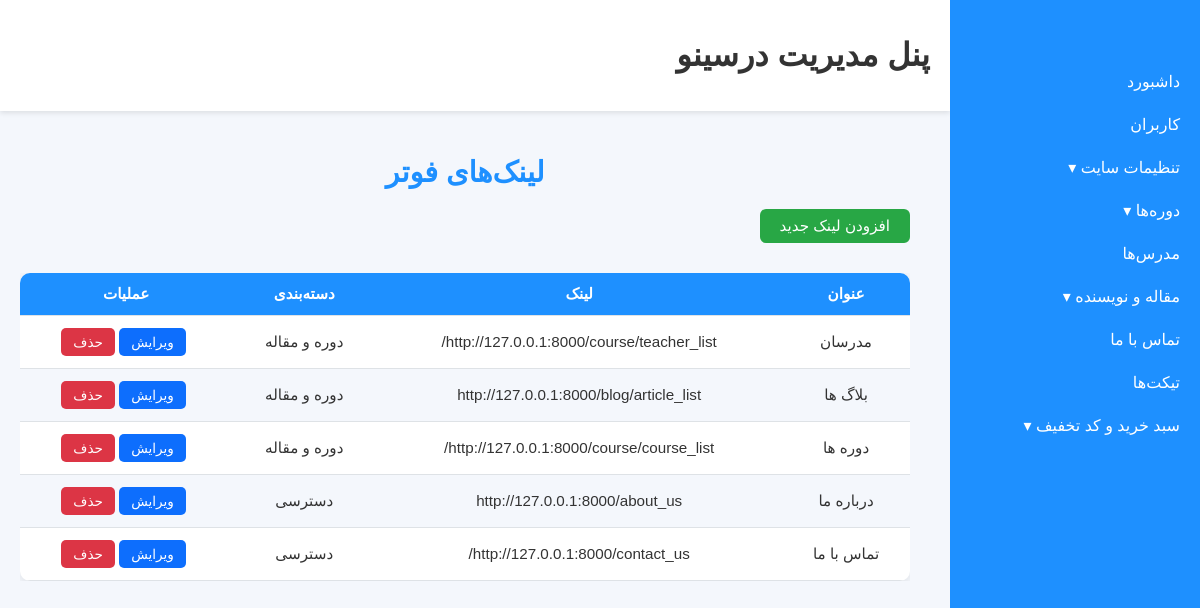
Screenshot of /admin_panel/footer-links/ (signed in) with the database file from the repository.
### site_module/models.py (models this page shows, shortened)
class FooterLink(models.Model):
    Ftitle = models.CharField(max_length=200, verbose_name='عنوان')
    url = models.URLField(max_length=500, verbose_name='لینک')
    footer_link_box = models.ForeignKey(FooterLinkBox, on_delete=models.CASCADE, verbose_name='دسته بندی', related_name='links')
    class Meta:
        verbose_name = 'لینک فوتر'
        verbose_name_plural = 'لینک های فوتر'

class FooterLinkBox(models.Model):
    title = models.CharField(max_length=200, verbose_name="عنوان")
    class Meta:
        verbose_name = 'دسته بندی لینک های فوتر'
        verbose_name_plural = 'دسته بندی لینک های فوتر'

### admin_panel/views.py (the view)
class FooterLinkListView(StaffRequiredMixin, ListView):
    model = FooterLink
    template_name = 'admin_panel/site/footer_link_list.html'
    context_object_name = 'links'

### admin_panel/views.py (called while the page is built)
    def test_func(self):
        return self.request.user.is_staff

### context_processors/context_processors.py (called while the page is built)
def site_footer(request):
    site_setting = SiteSetting.objects.filter(is_main_setting=True).first()
    footer_link_boxes = FooterLinkBox.objects.prefetch_related('links').all()
    return{'footer_link_boxes':footer_link_boxes, 'setting':site_setting }

### admin_panel/templates/admin_panel/site/footer_link_list.html
{% extends "admin_panel/admin_panel_base.html" %}
{% block content %}
<h2 class="page-title">لینک‌های فوتر</h2>
<a href="{% url 'admin_panel:footer_link_create' %}" class="btn-add">افزودن لینک جدید</a>
<div class="table-container">
    <table class="custom-table">
        <thead>
            <tr>
                <th>عنوان</th>
                <th>لینک</th>
                <th>دسته‌بندی</th>
                <th>عملیات</th>
            </tr>
        </thead>
        <tbody>
            {% for link in links %}
            <tr>
                <td>{{ link.Ftitle }}</td>
                <td>{{ link.url }}</td>
                <td>{{ link.footer_link_box.title }}</td>
                <td>
                    <a href="{% url 'admin_panel:footer_link_update' link.id %}" class="btn-edit">ویرایش</a>
                    <a href="{% url 'admin_panel:footer_link_delete' link.id %}" class="btn-delete">حذف</a>
                </td>
            </tr>
            {% endfor %}
        </tbody>
    </table>
</div>
{% endblock %}

### static/css/admin_panel.css (style rules this page uses)
body { font-family: 'Vazir', sans-serif; margin: 0; padding: 0; background-color: #f4f7fc; color: #333; }
.page-title { font-size: 1.6rem; margin-bottom: 20px; }
.table-container { overflow-x: auto; }
.custom-table { width: 100%; border-collapse: collapse; background-color: #fff; box-shadow: 0 2px 8px rgba(0,0,0,0.1); border-radius: 10px; overflow: hidden; }
.custom-table th, .custom-table td { padding: 12px 15px; text-align: center; border-bottom: 1px solid #ddd; }
.custom-table th { background-color: #1E90FF; color: #fff; font-weight: bold; }
.custom-table tr:nth-child(even) { background-color: #f4f7fc; }
.btn-edit { display: inline-block; padding: 6px 12px; background-color: #1E90FF; color: #fff; border-radius: 5px; text-decoration: none; font-size: 0.9rem; }
.page-title { font-size: 1.6rem; font-weight: bold; margin-bottom: 20px; text-align: center; color: #1E90FF; }
.btn-add { display: inline-block; padding: 8px 20px; background-color: #28a745; color: #fff; border-radius: 6px; text-decoration: none; font-size: 0.95rem; margin-bottom: 15px; }
.btn-edit { display: inline-block; padding: 6px 12px; background-color: #1E90FF; color: #fff; border-radius: 5px; text-decoration: none; font-size: 0.85rem; margin-right: 5px; }
.btn-delete { display: inline-block; padding: 6px 12px; background-color: #dc3545; color: #fff; border-radius: 5px; text-decoration: none; font-size: 0.85rem; }
.page-title { font-size: 1.6rem; font-weight: bold; color: #1E90FF; }
.btn-add { padding: 8px 20px; background-color: #28a745; color: #fff; border-radius: 6px; text-decoration: none; font-size: 0.95rem; }
.btn-edit { display: inline-block; padding: 6px 12px; background-color: #1E90FF; color: #fff; border-radius: 5px; text-decoration: none; margin-right: 5px; font-size: 0.85rem; }
.custom-table { width: 100%; border-collapse: collapse; background-color: #fff; box-shadow: 0 2px 12px rgba(0,0,0,0.1); border-radius: 10px; overflow: hidden; }
.page-title { font-size: 1.5rem; font-weight: bold; margin-bottom: 20px; text-align: center; color: #1E90FF; }
.page-title { font-size: 1.5rem; font-weight: bold; color: #1E90FF; text-align: center; }
.custom-table { width: 100%; border-collapse: collapse; background-color: #fff; border-radius: 10px; overflow: hidden; box-shadow: 0 2px 12px rgba(0,0,0,0.1); }
.page-title { text-align: center; font-size: 1.5rem; color: #1E90FF; margin-bottom: 20px; }
.custom-table { width: 100%; border-collapse: collapse; }
.custom-table th, .custom-table td { padding: 12px 15px; text-align: center; border-bottom: 1px solid #eee; }
.page-title { color: #1E90FF; text-align: center; margin-bottom: 20px; }
.page-title { margin-bottom: 25px; }
.custom-table { width: 100%; border-collapse: collapse; font-size: 0.95rem; }
.custom-table th, .custom-table td { padding: 12px 15px; border-bottom: 1px solid #dee2e6; text-align: center; }
.custom-table thead { background-color: #f8f9fa; font-weight: 600; }
.page-title { font-size: 1.6rem; font-weight: 600; }
.btn-add { padding: 8px 20px; font-size: 0.95rem; border-radius: 6px; }
.table-container { overflow-x: auto; margin-top: 15px; }
.btn-edit { background-color: #0d6efd; color: #fff; }
.btn-delete { background-color: #dc3545; color: #fff; }
.page-title { font-size: 1.8rem; margin-bottom: 20px; font-weight: 600; }

### rows the page displays
FooterLink: Ftitle "مدرسان", url "http://127.0.0.1:8000/course/teacher_list/", footer_link_box "دوره و مقاله"
FooterLink: Ftitle "بلاگ ها", url "http://127.0.0.1:8000/blog/article_list", footer_link_box "دوره و مقاله"
FooterLink: Ftitle "دوره ها", url "http://127.0.0.1:8000/course/course_list/", footer_link_box "دوره و مقاله"
FooterLink: Ftitle "درباره ما", url "http://127.0.0.1:8000/about_us", footer_link_box "دسترسی"
FooterLink: Ftitle "تماس با ما", url "http://127.0.0.1:8000/contact_us/", footer_link_box "دسترسی"
